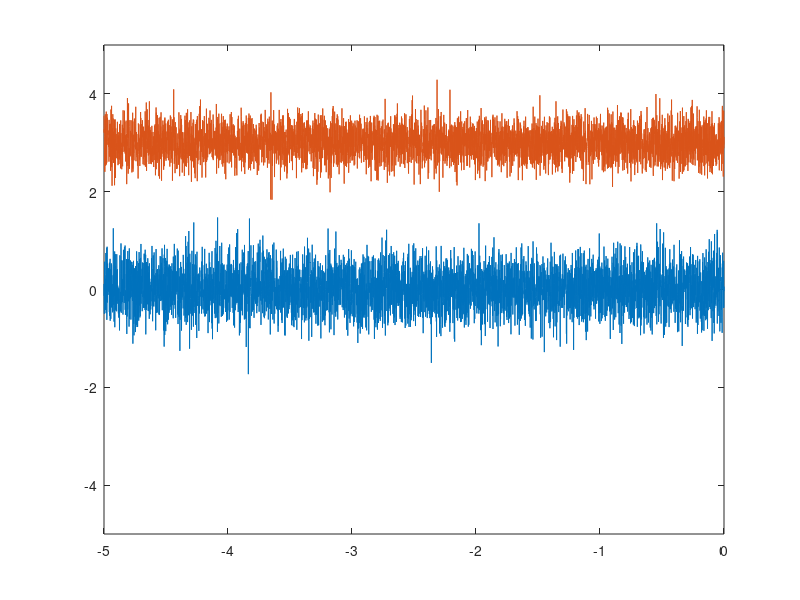

Here is the MATLAB script that generated this plot: (Note: this script raises an error after producing the figure.)

close all
clear all

figure;
f = gca;
STEP = 0;

for t = (0:1000)
    pause(0.1);
    T = (t-500:0.1:t);
    nT = length(T);
    if STEP == 0
        hold(f, 'off');
        plot(f, T / 100, randn(1, nT) * 0.4);
        hold(f, 'on')
        plot(f, T / 100, randn(1, nT) * 0.3 + 3);
        xlim(f, [t/100 - 5, t/100]);
        ylim(f, [-5, 5]);
        hold(f, 'on')
        %xline(f, (rand(1,3) * (max(T) - min(T)) + min(T)) / 100)

        STEP = 1;
    else
        f.Children(1).XData = T / 100;
        f.Children(1).YData = randn(1, nT) * 0.4;
        f.Children(2).XData = T / 100;
        f.Children(2).YData = randn(1, nT) * 0.3 + 3;
        %drawnow limitrate nocallbacks
    end

    f = gca;
    f.Interactions = [];
    f.Toolbar.Visible = 'off';
    disableDefaultInteractivity(f)

end
